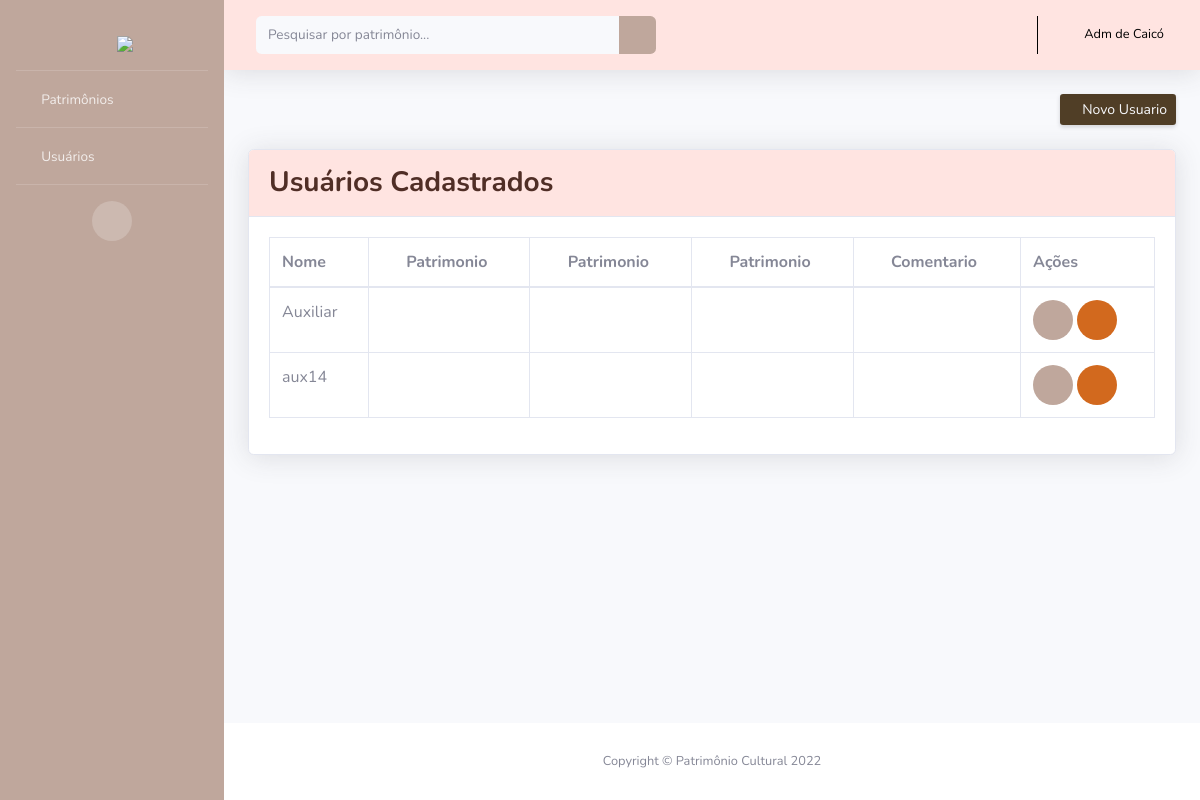
Screenshot of /adminUsuario/ (signed in) with the database file from the repository.
### PC/models.py (models this page shows, shortened)
class Usuario(AbstractUser):
    cidade = models.ForeignKey(Cidade, on_delete=models.CASCADE, null=True, blank=True)
    choices_tipo = (
        ('S', 'Auxiliar'),
        ('A', 'Administrador')
        )
    tipo = models.CharField(max_length=1, choices=choices_tipo)

### PC/views.py (the view)
# urls.py: path('adminUsuario/', adminU, name='url_adminU'),
@has_permission_decorator('conceder_permissoes')
def adminU(request):
    current_user = request.user
    users = Usuario.objects.filter(cidade=current_user.cidade, tipo='S')
    pacote = {"users": users}
    return render(request, "adminUser.html", pacote)

### PC/templates/adminUser.html (shortened to what this page needs)
{% extends 'layouts/layout.html' %}
{% block botao %}
<a href="{% url 'url_createU' %}" class="d-none d-sm-inline-block btn btn-sm bg-logo text-light shadow-sm"><i
  class="fas fa-plus fa-sm text-white-50"></i> Novo Usuario</a>
{% endblock %}
{% block conteudo %}
<div class="card shadow mb-4">
  <div class="card-header py-3 bg-rosa">
      <h3 class="m-0 font-weight-bold text-logo">Usuários Cadastrados</h3>
  </div>
  <div class="card-body">
      <div class="table-responsive">
          <table class="table table-bordered" id="dataTable" width="100%" cellspacing="0">
              <thead>
                  <tr>
                      <th>Nome</th>
                      <th><a><i class="fas fa-plus fa-sm fa-fw mr-2"></i>Patrimonio</a></th>
                      <th><a><i class="fas fa-edit fa-sm fa-fw mr-2"></i>Patrimonio</a></th>
                      <th><a><i class="fas fa-trash fa-sm fa-fw mr-2"></i>Patrimonio</a></th>
                      <th><a><i class="fas fa-ban fa-sm fa-fw mr-2"></i>Comentario</a></th>
                      <th>Ações</th>
                  </tr>
              </thead>
              <tbody>
                {% for i in users %}
                  <tr>
                      <td>{{ i.first_name }}</td>
                      <td class="text-center">
                        {% load permission_tags %}
                        {% if i|can:'cadastrar_patrimonio' %}
                        <a class="u-link-v5 g-color-gray-dark-v4" href="{% url 'url_revCP' i.id %}">
                          <i class="fa fa-check text-verde"></i>
                        </a>
                        {% else %}
                        <a class="u-link-v5 g-color-gray-dark-v4" href="{% url 'url_conCP' i.id %}">
                          <i class="fa fa-times text-vermelho"></i>
                        </a>
                        {% endif %}
                    </td>
                    <td class="text-center">
                      {% if i|can:'editar_patrimonio' %}
                      <a class="u-link-v5 g-color-gray-dark-v4" href="{% url 'url_revEP' i.id %}">
                        <i class="fa fa-check text-verde"></i>
                      </a>
                      {% else %}
                      <a class="u-link-v5 g-color-gray-dark-v4" href="{% url 'url_conEP' i.id %}">
                        <i class="fa fa-times text-vermelho"></i>
                      </a>
                      {% endif %}
                    </td>
                    <td class="text-center">
                      {% if i|can:'remover_patrimonio' %}
                      <a class="u-link-v5 g-color-gray-dark-v4" href="{% url 'url_revDP' i.id %}">
                        <i class="fa fa-check text-verde"></i>
                      </a>
                      {% else %}
                      <a class="u-link-v5 g-color-gray-dark-v4" href="{% url 'url_conDP' i.id %}">
                        <i class="fa fa-times text-vermelho"></i>
                      </a>
                      {% endif %}
                    </td>
                    <td class="text-center">
                      {% if i|can:'remover_comentario' %}
                      <a class="u-link-v5 g-color-gray-dark-v4" href="{% url 'url_revDC' i.id %}">
                        <i class="fa fa-check text-verde"></i>
                      </a>
                      {% else %}
                      <a class="u-link-v5 g-color-gray-dark-v4" href="{% url 'url_conDC' i.id %}">
                        <i class="fa fa-times text-vermelho"></i>
                      </a>
                      {% endif %}
                  </td>
                    <td>
                        <a href="{% url 'url_showU' i.id %}" class="btn btn-circle bg-marrom text-white"><i class="fas fa-info btn-lg"></i></a>
                        <a href="{% url 'url_delU' i.id %}" class="btn btn-circle bg-laranja text-white" ><i class="fa fa-trash btn-lg"></i></a>
                    </td>
                  </tr>
                  {% endfor %}
              </tbody>
          </table>
      </div>
  </div>
</div>
{% endblock %}

### PC/templates/layouts/layout.html (shortened to what this page needs)
{% load static %}
<!DOCTYPE html>
<html lang="pt-br">
<head>
    <link href="{% static 'vendor/fontawesome-free/css/all.min.css' %}" rel="stylesheet" type="text/css">
    <link href="{% static 'css/sb-admin-2.css' %}" rel="stylesheet">
</head>
<body id="page-top">
    <div id="wrapper">
        <ul class="navbar-nav bg-marrom sidebar sidebar-dark accordion" id="accordionSidebar">
            <a class="sidebar-brand d-flex align-items-center justify-content-center" href="{% url 'url_index' %}">
                <div class="sidebar-brand-icon">
                    <i class="fas fa-map-marker-alt text-logo"></i>
                </div>
                <div class="sidebar-brand-text mx-2 mt-3"><img src="{% static 'img/logocerta1.png'%}" style="width: 70%;"></div>
            </a>
            <hr class="sidebar-divider my-0">
            <li class="nav-item">
                <a class="nav-link collapsed" href="#" data-toggle="collapse" data-target="#patrimonios"
                    aria-expanded="true" aria-controls="collapseUtilities">
                    <i class="fas fa-fw fas fa-map-marked-alt"></i>
                    <span>Patrimônios</span>
                </a>
                        {% load permission_tags %}
            </li>
            {% if user|has_role:'administrador' %}
            <hr class="sidebar-divider my-0">
            <li class="nav-item">
                <a class="nav-link collapsed" href="#" data-toggle="collapse" data-target="#usuarios"
                    aria-expanded="true" aria-controls="collapseUtilities">
                    <i class="fas fa-fw fas fa-user"></i>
                    <span>Usuários</span>
                </a>
            </li>
            {% endif %}
            <hr class="sidebar-divider d-none d-md-block">
            <div class="text-center d-none d-md-inline">
                <button class="rounded-circle border-0" id="sidebarToggle"></button>
            </div>
        </ul>
        <div id="content-wrapper" class="d-flex flex-column">
            <div id="content">
                <nav class="navbar navbar-expand navbar-light topbar mb-4 static-top shadow bg-rosa">
                    <form class="d-none d-sm-inline-block form-inline mr-auto ml-md-3 my-2 my-md-0 mw-100 navbar-search" action="{% url 'url_index' %}">
                        <div class="input-group">
                            <input type="text" class="form-control bg-light border-0 small" name="search" placeholder="Pesquisar por patrimônio..."
                                aria-label="Search" aria-describedby="basic-addon2" autocomplete="off">
                            <div class="input-group-append">
                                <button class="btn bg-marrom text-light" type="submit">
                                    <i class="fas fa-search fa-sm"></i>
                                </button>
                            </div>
                        </div>
                    </form>
                    <ul class="navbar-nav ml-auto">
                        <li class="nav-item dropdown no-arrow">
                            <a class="nav-link dropdown-toggle" href="#" id="userDropdown" role="button"
                                data-toggle="dropdown" aria-haspopup="true" aria-expanded="false">
                                <i class="fas fa-user text-preto small"></i>&nbsp;&nbsp;
                                <span class="mr-2 d-none d-lg-inline text-preto small">{{ user.get_full_name }}</span>
                            </a>
                        </li>
                    </ul>
                </nav>
                <div class="container-fluid">
                    <div class="d-sm-flex align-items-center justify-content-between mb-4">
                        {% block botao %}
                        {% endblock %}
                    </div>
                    {% block conteudo %}
                    {% endblock %}
                </div>
            </div>
            <footer class="sticky-footer bg-white">
                <div class="container my-auto">
                    <div class="copyright text-center my-auto">
                        <span>Copyright &copy; Patrimônio Cultural 2022</span>
                    </div>
                </div>
            </footer>
        </div>
    </div>
</body>
</html>

### rows the page displays
Usuario: get_full_name "Adm de Caicó"
Usuario: first_name "Auxiliar"
Usuario: first_name "aux14"
